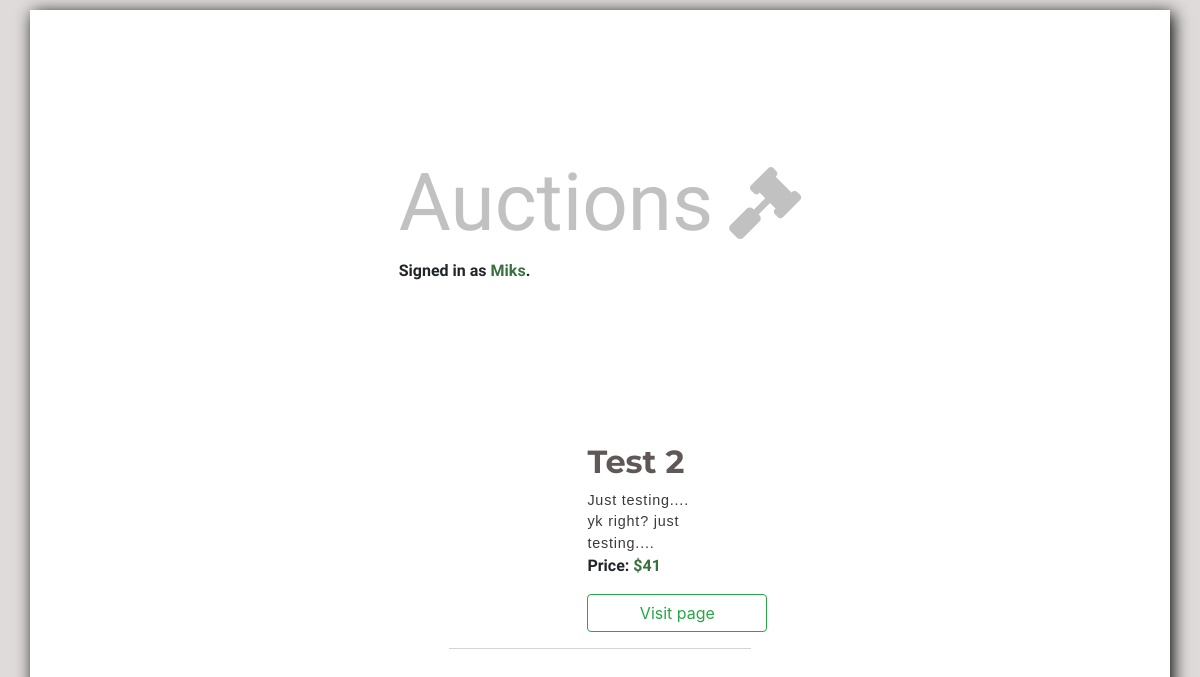
The app's page //watch-list (signed in) with its own data.
### auctions/models.py (models this page shows, shortened)
class User(AbstractUser):
    pass

class Auction(models.Model):
    creator = models.CharField(max_length=20, default="Unknown")
    title = models.CharField(max_length=20, primary_key=True)
    description = models.CharField(max_length=128)
    current_price = models.IntegerField(blank=True)
    starting_bid = models.IntegerField()
    img_url = models.CharField(max_length=420)

### auctions/views.py (the view)
# urls.py: path("/watch-list", views.seeWatchList, name="SeeWatchList"),
def seeWatchList(request):
    user = request.user.username
    wl = WatchList.objects.filter(username=user)
    for w in wl:
        itemList = Auction.objects.filter(title=w.listing)
    if itemList:
        return render(request, "auctions/watch-list.html", {
        "watchList": wl,
        "itemList": itemList
    })
    else:
        return render(request, "auctions/watch-list.html", {
        "watchList": wl,
        "message": "You don't have items on the watch list yet."
        })

### auctions/templates/auctions/watch-list.html (shortened to what this page needs)
{% extends "auctions/layout.html" %}
{% block head%}
    <link href="../../static/auctions/auctionlist.css" rel="stylesheet">
{% endblock %}
{% block body %}
        {% for auction in itemList %}
            <li style="list-style: none;" class="auctionTable">
                <div class="row">
                    <div class="col-md-5 d-none d-md-block">
                    </div>
                    <div class="col-md-5 auctionRow">
                        <h4>{{ auction.title }}</h4>
                        <small>{{ auction.description }}</small>
                        <div><p>Price: <strong>${{ auction.current_price }}</strong></p></div>
                        <a href="{% url 'item_page' auction.title %}"><button class="btn btn-outline-success">Visit page</button></a>
                    </div>
                </div>
            </li>
            {% endfor %}
{% endblock %}

### auctions/templates/auctions/layout.html (shortened to what this page needs)
{% load static %}
<!DOCTYPE html>
<html lang="en">
    <head>
        <link rel="stylesheet" href="https://stackpath.bootstrapcdn.com/bootstrap/4.4.1/css/bootstrap.min.css">
        <link rel="stylesheet" href="https://cdnjs.cloudflare.com/ajax/libs/font-awesome/5.15.3/css/all.min.css" />
        <link href="{% static 'auctions/global.css' %}" rel="stylesheet">
        {% block head %}
        {% endblock %}
    </head>
    <body>
            <div class="container">
            <div>
                <h1 id="logo" style="cursor:pointer" class="d-flex align-items-center">
                    Auctions
                    <i class="fas fa-gavel ml-3" style="font-size: 4.5rem"></i>
                </h1>
                {% if user.is_authenticated %}
                    <p class="authenticated">Signed in as <strong>{{ user.username }}</strong>.</p>
                {% elif logged == False %}
                    <p></p>
                {% else %}
                    <p class="notAuthenticated">Not signed in.</p>
                {% endif %}
            </div>
            {% block body %}
            {% endblock %}
        </div>
    </body>
</html>

### auctions/static/auctions/global.css (style rules this page uses)
body { padding: 10px; background: #DFDBDB; }
body .container { background: white; min-height: 100vh; height: auto; white-space:nowrap; overflow-y: scroll; display: flex; flex-direction: column; align-items: center; justify-content: space-evenly; box-shadow: 0.2rem 0.2rem 1rem black; }
body .container h1#logo { font-family: Antonio, sans-serif; font-size: 5rem; font-weight: 200; color: #c1c1c1; }
body .container p { font-family: "Open Sans Condensed", sans-serif; font-weight: 700; }
body .container p strong { color: #39713E; }

### auctions/static/auctions/auctionlist.css (style rules this page uses)
.auctionTable { margin-bottom: 1rem; padding-bottom: 1rem; border-bottom: 1px solid #d4d4d4; }
.auctionTable .auctionRow { padding-right: 1rem; display: flex; flex-direction: column; align-items: flex-start; justify-content: space-between; }
.auctionTable .auctionRow h4 { width: auto; max-width: 10vw; max-height: 20vh; font-family: Montserrat, sans-serif; text-transform: capitalize; font-weight: 700; font-size: 2rem; color: #605757; align-self: flex-start; }
.auctionTable .auctionRow small { max-width: 110%; max-height: 40%; white-space:pre-wrap; letter-spacing: .05rem; color: #393939; font-size: .9rem; font-family: 'Franklin Gothic Medium', 'Arial Narrow', Arial, sans-serif; overflow: hidden; text-overflow: ellipsis; }
.auctionTable .auctionRow p { width: 15vw; }
.auctionTable .auctionRow button { width: 15vw; }

### records on screen
User: username "Miks"
Auction: title "Test 2", description "Just testing.... yk right? just testing....", current_price "41"
